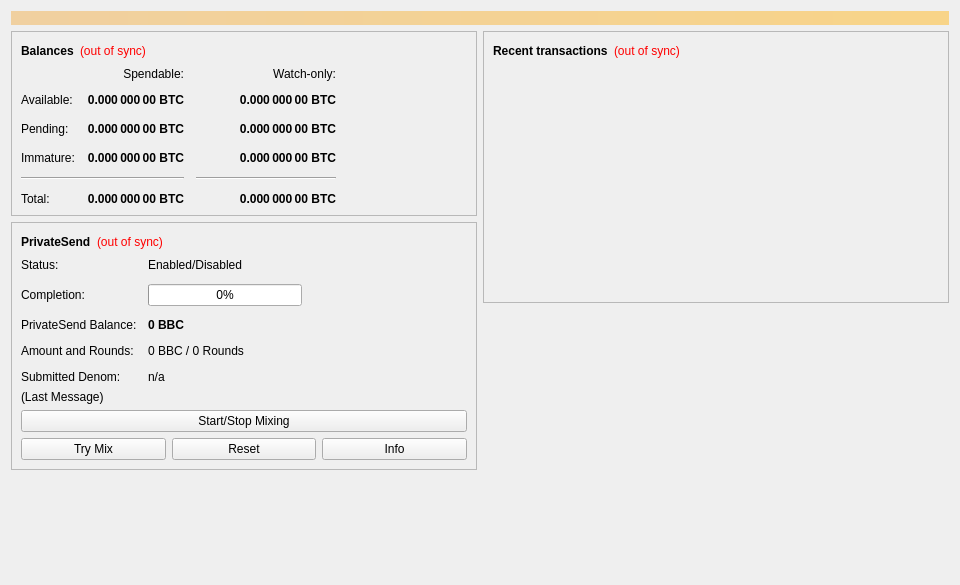
<?xml version="1.0" encoding="UTF-8"?>
<ui version="4.0">
 <class>OverviewPage</class>
 <widget class="QWidget" name="OverviewPage">
  <property name="geometry">
   <rect>
    <x>0</x>
    <y>0</y>
    <width>960</width>
    <height>585</height>
   </rect>
  </property>
  <property name="minimumSize">
   <size>
    <width>960</width>
    <height>0</height>
   </size>
  </property>
  <property name="windowTitle">
   <string>Form</string>
  </property>
  <layout class="QVBoxLayout" name="topLayout">
   <item>
    <widget class="QLabel" name="labelAlerts">
     <property name="visible">
      <bool>false</bool>
     </property>
     <property name="styleSheet">
      <string notr="true">QLabel { background-color: qlineargradient(x1: 0, y1: 0, x2: 1, y2: 0, stop:0 #F0D0A0, stop:1 #F8D488); color:#000000; }</string>
     </property>
     <property name="wordWrap">
      <bool>true</bool>
     </property>
     <property name="margin">
      <number>3</number>
     </property>
     <property name="textInteractionFlags">
      <set>Qt::TextSelectableByMouse</set>
     </property>
    </widget>
   </item>
   <item>
    <layout class="QHBoxLayout" name="horizontalLayout" stretch="1,1">
     <item>
      <layout class="QVBoxLayout" name="verticalLayout_2">
       <item>
        <widget class="QFrame" name="frame">
         <property name="frameShape">
          <enum>QFrame::StyledPanel</enum>
         </property>
         <property name="frameShadow">
          <enum>QFrame::Raised</enum>
         </property>
         <layout class="QVBoxLayout" name="verticalLayout_4">
          <item>
           <layout class="QHBoxLayout" name="horizontalLayout_4">
            <item>
             <widget class="QLabel" name="label_5">
              <property name="font">
               <font>
                <weight>75</weight>
                <bold>true</bold>
               </font>
              </property>
              <property name="text">
               <string>Balances</string>
              </property>
             </widget>
            </item>
            <item>
             <widget class="QLabel" name="labelWalletStatus">
              <property name="toolTip">
               <string>The displayed information may be out of date. Your wallet automatically synchronizes with the BitBrainCoin network after a connection is established, but this process has not completed yet.</string>
              </property>
              <property name="styleSheet">
               <string notr="true">QLabel { color: red; }</string>
              </property>
              <property name="text">
               <string notr="true">(out of sync)</string>
              </property>
              <property name="alignment">
               <set>Qt::AlignLeading|Qt::AlignLeft|Qt::AlignVCenter</set>
              </property>
             </widget>
            </item>
            <item>
             <spacer name="horizontalSpacer_3">
              <property name="orientation">
               <enum>Qt::Horizontal</enum>
              </property>
              <property name="sizeHint" stdset="0">
               <size>
                <width>40</width>
                <height>20</height>
               </size>
              </property>
             </spacer>
            </item>
           </layout>
          </item>
          <item>
           <layout class="QGridLayout" name="gridLayout">
            <property name="spacing">
             <number>12</number>
            </property>
            <item row="2" column="2">
             <widget class="QLabel" name="labelWatchPending">
              <property name="font">
               <font>
                <weight>75</weight>
                <bold>true</bold>
               </font>
              </property>
              <property name="cursor">
               <cursorShape>IBeamCursor</cursorShape>
              </property>
              <property name="toolTip">
               <string>Unconfirmed transactions to watch-only addresses</string>
              </property>
              <property name="text">
               <string notr="true">0.000 000 00 BTC</string>
              </property>
              <property name="alignment">
               <set>Qt::AlignRight|Qt::AlignTrailing|Qt::AlignVCenter</set>
              </property>
              <property name="textInteractionFlags">
               <set>Qt::LinksAccessibleByMouse|Qt::TextSelectableByKeyboard|Qt::TextSelectableByMouse</set>
              </property>
             </widget>
            </item>
            <item row="2" column="1">
             <widget class="QLabel" name="labelUnconfirmed">
              <property name="font">
               <font>
                <weight>75</weight>
                <bold>true</bold>
               </font>
              </property>
              <property name="cursor">
               <cursorShape>IBeamCursor</cursorShape>
              </property>
              <property name="toolTip">
               <string>Total of transactions that have yet to be confirmed, and do not yet count toward the spendable balance</string>
              </property>
              <property name="text">
               <string notr="true">0.000 000 00 BTC</string>
              </property>
              <property name="alignment">
               <set>Qt::AlignRight|Qt::AlignTrailing|Qt::AlignVCenter</set>
              </property>
              <property name="textInteractionFlags">
               <set>Qt::LinksAccessibleByMouse|Qt::TextSelectableByKeyboard|Qt::TextSelectableByMouse</set>
              </property>
             </widget>
            </item>
            <item row="3" column="2">
             <widget class="QLabel" name="labelWatchImmature">
              <property name="font">
               <font>
                <weight>75</weight>
                <bold>true</bold>
               </font>
              </property>
              <property name="cursor">
               <cursorShape>IBeamCursor</cursorShape>
              </property>
              <property name="toolTip">
               <string>Mined balance in watch-only addresses that has not yet matured</string>
              </property>
              <property name="text">
               <string notr="true">0.000 000 00 BTC</string>
              </property>
              <property name="alignment">
               <set>Qt::AlignRight|Qt::AlignTrailing|Qt::AlignVCenter</set>
              </property>
              <property name="textInteractionFlags">
               <set>Qt::LinksAccessibleByMouse|Qt::TextSelectableByKeyboard|Qt::TextSelectableByMouse</set>
              </property>
             </widget>
            </item>
            <item row="4" column="0" colspan="2">
             <widget class="Line" name="lineSpendableBalance">
              <property name="orientation">
               <enum>Qt::Horizontal</enum>
              </property>
             </widget>
            </item>
            <item row="4" column="2">
             <widget class="Line" name="lineWatchBalance">
              <property name="sizePolicy">
               <sizepolicy hsizetype="Preferred" vsizetype="Fixed">
                <horstretch>0</horstretch>
                <verstretch>0</verstretch>
               </sizepolicy>
              </property>
              <property name="minimumSize">
               <size>
                <width>140</width>
                <height>0</height>
               </size>
              </property>
              <property name="orientation">
               <enum>Qt::Horizontal</enum>
              </property>
             </widget>
            </item>
            <item row="5" column="0">
             <widget class="QLabel" name="labelTotalText">
              <property name="text">
               <string>Total:</string>
              </property>
             </widget>
            </item>
            <item row="3" column="1">
             <widget class="QLabel" name="labelImmature">
              <property name="font">
               <font>
                <weight>75</weight>
                <bold>true</bold>
               </font>
              </property>
              <property name="cursor">
               <cursorShape>IBeamCursor</cursorShape>
              </property>
              <property name="toolTip">
               <string>Mined balance that has not yet matured</string>
              </property>
              <property name="text">
               <string notr="true">0.000 000 00 BTC</string>
              </property>
              <property name="alignment">
               <set>Qt::AlignRight|Qt::AlignTrailing|Qt::AlignVCenter</set>
              </property>
              <property name="textInteractionFlags">
               <set>Qt::LinksAccessibleByMouse|Qt::TextSelectableByKeyboard|Qt::TextSelectableByMouse</set>
              </property>
             </widget>
            </item>
            <item row="2" column="3">
             <spacer name="horizontalSpacer_2">
              <property name="orientation">
               <enum>Qt::Horizontal</enum>
              </property>
              <property name="sizeHint" stdset="0">
               <size>
                <width>40</width>
                <height>20</height>
               </size>
              </property>
             </spacer>
            </item>
            <item row="3" column="0">
             <widget class="QLabel" name="labelImmatureText">
              <property name="text">
               <string>Immature:</string>
              </property>
             </widget>
            </item>
            <item row="5" column="1">
             <widget class="QLabel" name="labelTotal">
              <property name="font">
               <font>
                <weight>75</weight>
                <bold>true</bold>
               </font>
              </property>
              <property name="cursor">
               <cursorShape>IBeamCursor</cursorShape>
              </property>
              <property name="toolTip">
               <string>Your current total balance</string>
              </property>
              <property name="text">
               <string notr="true">0.000 000 00 BTC</string>
              </property>
              <property name="alignment">
               <set>Qt::AlignRight|Qt::AlignTrailing|Qt::AlignVCenter</set>
              </property>
              <property name="textInteractionFlags">
               <set>Qt::LinksAccessibleByMouse|Qt::TextSelectableByKeyboard|Qt::TextSelectableByMouse</set>
              </property>
             </widget>
            </item>
            <item row="5" column="2">
             <widget class="QLabel" name="labelWatchTotal">
              <property name="font">
               <font>
                <weight>75</weight>
                <bold>true</bold>
               </font>
              </property>
              <property name="cursor">
               <cursorShape>IBeamCursor</cursorShape>
              </property>
              <property name="toolTip">
               <string>Current total balance in watch-only addresses</string>
              </property>
              <property name="text">
               <string notr="true">0.000 000 00 BTC</string>
              </property>
              <property name="alignment">
               <set>Qt::AlignRight|Qt::AlignTrailing|Qt::AlignVCenter</set>
              </property>
              <property name="textInteractionFlags">
               <set>Qt::LinksAccessibleByMouse|Qt::TextSelectableByKeyboard|Qt::TextSelectableByMouse</set>
              </property>
             </widget>
            </item>
            <item row="0" column="2">
             <widget class="QLabel" name="labelWatchonly">
              <property name="text">
               <string>Watch-only:</string>
              </property>
              <property name="alignment">
               <set>Qt::AlignRight|Qt::AlignTrailing|Qt::AlignVCenter</set>
              </property>
             </widget>
            </item>
            <item row="1" column="0">
             <widget class="QLabel" name="labelBalanceText">
              <property name="text">
               <string>Available:</string>
              </property>
             </widget>
            </item>
            <item row="1" column="1">
             <widget class="QLabel" name="labelBalance">
              <property name="font">
               <font>
                <weight>75</weight>
                <bold>true</bold>
               </font>
              </property>
              <property name="cursor">
               <cursorShape>IBeamCursor</cursorShape>
              </property>
              <property name="toolTip">
               <string>Your current spendable balance</string>
              </property>
              <property name="text">
               <string notr="true">0.000 000 00 BTC</string>
              </property>
              <property name="alignment">
               <set>Qt::AlignRight|Qt::AlignTrailing|Qt::AlignVCenter</set>
              </property>
              <property name="textInteractionFlags">
               <set>Qt::LinksAccessibleByMouse|Qt::TextSelectableByKeyboard|Qt::TextSelectableByMouse</set>
              </property>
             </widget>
            </item>
            <item row="1" column="2">
             <widget class="QLabel" name="labelWatchAvailable">
              <property name="font">
               <font>
                <weight>75</weight>
                <bold>true</bold>
               </font>
              </property>
              <property name="cursor">
               <cursorShape>IBeamCursor</cursorShape>
              </property>
              <property name="toolTip">
               <string>Your current balance in watch-only addresses</string>
              </property>
              <property name="text">
               <string notr="true">0.000 000 00 BTC</string>
              </property>
              <property name="alignment">
               <set>Qt::AlignRight|Qt::AlignTrailing|Qt::AlignVCenter</set>
              </property>
              <property name="textInteractionFlags">
               <set>Qt::LinksAccessibleByMouse|Qt::TextSelectableByKeyboard|Qt::TextSelectableByMouse</set>
              </property>
             </widget>
            </item>
            <item row="2" column="0">
             <widget class="QLabel" name="labelPendingText">
              <property name="text">
               <string>Pending:</string>
              </property>
             </widget>
            </item>
            <item row="0" column="1">
             <widget class="QLabel" name="labelSpendable">
              <property name="text">
               <string>Spendable:</string>
              </property>
              <property name="alignment">
               <set>Qt::AlignRight|Qt::AlignTrailing|Qt::AlignVCenter</set>
              </property>
             </widget>
            </item>
           </layout>
          </item>
         </layout>
        </widget>
       </item>
       <item>
        <widget class="QFrame" name="framePrivateSend">
         <property name="layoutDirection">
          <enum>Qt::LeftToRight</enum>
         </property>
         <property name="frameShape">
          <enum>QFrame::StyledPanel</enum>
         </property>
         <property name="frameShadow">
          <enum>QFrame::Raised</enum>
         </property>
         <layout class="QVBoxLayout" name="VerticalLayout_PS1">
          <item>
           <layout class="QHBoxLayout" name="horizontalLayout_5">
            <item>
             <widget class="QLabel" name="labelPrivateSendHeader">
              <property name="font">
               <font>
                <weight>75</weight>
                <bold>true</bold>
               </font>
              </property>
              <property name="text">
               <string>PrivateSend</string>
              </property>
             </widget>
            </item>
            <item>
             <widget class="QLabel" name="labelPrivateSendSyncStatus">
              <property name="toolTip">
               <string>The displayed information may be out of date. Your wallet automatically synchronizes with the BitBrainCoin network after a connection is established, but this process has not completed yet.</string>
              </property>
              <property name="styleSheet">
               <string notr="true">QLabel { color: red; }</string>
              </property>
              <property name="text">
               <string notr="true">(out of sync)</string>
              </property>
              <property name="alignment">
               <set>Qt::AlignLeading|Qt::AlignLeft|Qt::AlignVCenter</set>
              </property>
             </widget>
            </item>
            <item>
             <spacer name="horizontalSpacer_4">
              <property name="orientation">
               <enum>Qt::Horizontal</enum>
              </property>
              <property name="sizeHint" stdset="0">
               <size>
                <width>40</width>
                <height>20</height>
               </size>
              </property>
             </spacer>
            </item>
           </layout>
          </item>
          <item>
           <layout class="QFormLayout" name="privateSendFormLayout">
            <property name="fieldGrowthPolicy">
             <enum>QFormLayout::AllNonFixedFieldsGrow</enum>
            </property>
            <property name="horizontalSpacing">
             <number>11</number>
            </property>
            <property name="verticalSpacing">
             <number>12</number>
            </property>
            <item row="0" column="0">
             <widget class="QLabel" name="labelPrivateSendEnabledText">
              <property name="text">
               <string>Status:</string>
              </property>
             </widget>
            </item>
            <item row="0" column="1">
             <widget class="QLabel" name="labelPrivateSendEnabled">
              <property name="text">
               <string>Enabled/Disabled</string>
              </property>
             </widget>
            </item>
            <item row="1" column="0">
             <widget class="QLabel" name="labelCompletitionText">
              <property name="text">
               <string>Completion:</string>
              </property>
             </widget>
            </item>
            <item row="1" column="1">
             <widget class="QProgressBar" name="privateSendProgress">
              <property name="maximumSize">
               <size>
                <width>154</width>
                <height>16777215</height>
               </size>
              </property>
              <property name="value">
               <number>0</number>
              </property>
             </widget>
            </item>
            <item row="2" column="0">
             <widget class="QLabel" name="labelAnonymizedText">
              <property name="text">
               <string>PrivateSend Balance:</string>
              </property>
             </widget>
            </item>
            <item row="2" column="1">
             <widget class="QLabel" name="labelAnonymized">
              <property name="font">
               <font>
                <weight>75</weight>
                <bold>true</bold>
               </font>
              </property>
              <property name="text">
               <string notr="true">0 BBC</string>
              </property>
             </widget>
            </item>
            <item row="3" column="0">
             <widget class="QLabel" name="labelAmountAndRoundsText">
              <property name="text">
               <string>Amount and Rounds:</string>
              </property>
             </widget>
            </item>
            <item row="3" column="1">
             <widget class="QLabel" name="labelAmountRounds">
              <property name="text">
               <string>0 BBC / 0 Rounds</string>
              </property>
             </widget>
            </item>
            <item row="4" column="0">
             <widget class="QLabel" name="labelSubmittedDenomText">
              <property name="text">
               <string>Submitted Denom:</string>
              </property>
             </widget>
            </item>
            <item row="4" column="1">
             <widget class="QLabel" name="labelSubmittedDenom">
              <property name="toolTip">
               <string>The denominations you submitted to the Masternode.&lt;br&gt;To mix, other users must submit the exact same denominations.</string>
              </property>
              <property name="text">
               <string>n/a</string>
              </property>
             </widget>
            </item>
           </layout>
          </item>
          <item>
           <layout class="QVBoxLayout" name="VerticalLayout_PS">
            <item>
             <widget class="QLabel" name="labelPrivateSendLastMessage">
              <property name="text">
               <string>(Last Message)</string>
              </property>
              <property name="alignment">
               <set>Qt::AlignLeading|Qt::AlignLeft|Qt::AlignTop</set>
              </property>
              <property name="wordWrap">
               <bool>true</bool>
              </property>
             </widget>
            </item>
            <item>
             <widget class="QPushButton" name="togglePrivateSend">
              <property name="sizePolicy">
               <sizepolicy hsizetype="MinimumExpanding" vsizetype="Fixed">
                <horstretch>0</horstretch>
                <verstretch>0</verstretch>
               </sizepolicy>
              </property>
              <property name="text">
               <string>Start/Stop Mixing</string>
              </property>
             </widget>
            </item>
            <item>
             <layout class="QHBoxLayout" name="horizontalLayout_debugbuttons">
              <item>
               <widget class="QPushButton" name="privateSendAuto">
                <property name="sizePolicy">
                 <sizepolicy hsizetype="MinimumExpanding" vsizetype="Fixed">
                  <horstretch>0</horstretch>
                  <verstretch>0</verstretch>
                 </sizepolicy>
                </property>
                <property name="toolTip">
                 <string>Try to manually submit a PrivateSend request.</string>
                </property>
                <property name="text">
                 <string>Try Mix</string>
                </property>
               </widget>
              </item>
              <item>
               <widget class="QPushButton" name="privateSendReset">
                <property name="sizePolicy">
                 <sizepolicy hsizetype="MinimumExpanding" vsizetype="Fixed">
                  <horstretch>0</horstretch>
                  <verstretch>0</verstretch>
                 </sizepolicy>
                </property>
                <property name="toolTip">
                 <string>Reset the current status of PrivateSend (can interrupt PrivateSend if it's in the process of Mixing, which can cost you money!)</string>
                </property>
                <property name="autoFillBackground">
                 <bool>false</bool>
                </property>
                <property name="text">
                 <string>Reset</string>
                </property>
               </widget>
              </item>
              <item>
               <widget class="QPushButton" name="privateSendInfo">
                <property name="sizePolicy">
                 <sizepolicy hsizetype="MinimumExpanding" vsizetype="Fixed">
                  <horstretch>0</horstretch>
                  <verstretch>0</verstretch>
                 </sizepolicy>
                </property>
                <property name="toolTip">
                 <string>Information about PrivateSend and Mixing</string>
                </property>
                <property name="text">
                 <string>Info</string>
                </property>
               </widget>
              </item>
             </layout>
            </item>
           </layout>
          </item>
         </layout>
        </widget>
       </item>
       <item>
        <spacer name="verticalSpacer">
         <property name="orientation">
          <enum>Qt::Vertical</enum>
         </property>
         <property name="sizeHint" stdset="0">
          <size>
           <width>20</width>
           <height>40</height>
          </size>
         </property>
        </spacer>
       </item>
      </layout>
     </item>
     <item>
      <layout class="QVBoxLayout" name="verticalLayout_3">
       <item>
        <widget class="QFrame" name="frame_2">
         <property name="frameShape">
          <enum>QFrame::StyledPanel</enum>
         </property>
         <property name="frameShadow">
          <enum>QFrame::Raised</enum>
         </property>
         <layout class="QVBoxLayout" name="verticalLayout">
          <item>
           <layout class="QHBoxLayout" name="horizontalLayout_2">
            <item>
             <widget class="QLabel" name="label_4">
              <property name="font">
               <font>
                <weight>75</weight>
                <bold>true</bold>
               </font>
              </property>
              <property name="text">
               <string>Recent transactions</string>
              </property>
             </widget>
            </item>
            <item>
             <widget class="QLabel" name="labelTransactionsStatus">
              <property name="toolTip">
               <string>The displayed information may be out of date. Your wallet automatically synchronizes with the BitBrainCoin network after a connection is established, but this process has not completed yet.</string>
              </property>
              <property name="styleSheet">
               <string notr="true">QLabel { color: red; }</string>
              </property>
              <property name="text">
               <string notr="true">(out of sync)</string>
              </property>
              <property name="alignment">
               <set>Qt::AlignLeading|Qt::AlignLeft|Qt::AlignVCenter</set>
              </property>
             </widget>
            </item>
            <item>
             <spacer name="horizontalSpacer">
              <property name="orientation">
               <enum>Qt::Horizontal</enum>
              </property>
              <property name="sizeHint" stdset="0">
               <size>
                <width>40</width>
                <height>20</height>
               </size>
              </property>
             </spacer>
            </item>
           </layout>
          </item>
          <item>
           <widget class="QListView" name="listTransactions">
            <property name="styleSheet">
             <string notr="true">QListView { background: transparent; }</string>
            </property>
            <property name="frameShape">
             <enum>QFrame::NoFrame</enum>
            </property>
            <property name="verticalScrollBarPolicy">
             <enum>Qt::ScrollBarAlwaysOff</enum>
            </property>
            <property name="horizontalScrollBarPolicy">
             <enum>Qt::ScrollBarAlwaysOff</enum>
            </property>
            <property name="selectionMode">
             <enum>QAbstractItemView::NoSelection</enum>
            </property>
           </widget>
          </item>
         </layout>
        </widget>
       </item>
       <item>
        <spacer name="verticalSpacer_2">
         <property name="orientation">
          <enum>Qt::Vertical</enum>
         </property>
         <property name="sizeHint" stdset="0">
          <size>
           <width>20</width>
           <height>40</height>
          </size>
         </property>
        </spacer>
       </item>
      </layout>
     </item>
    </layout>
   </item>
  </layout>
 </widget>
 <resources/>
 <connections/>
</ui>
